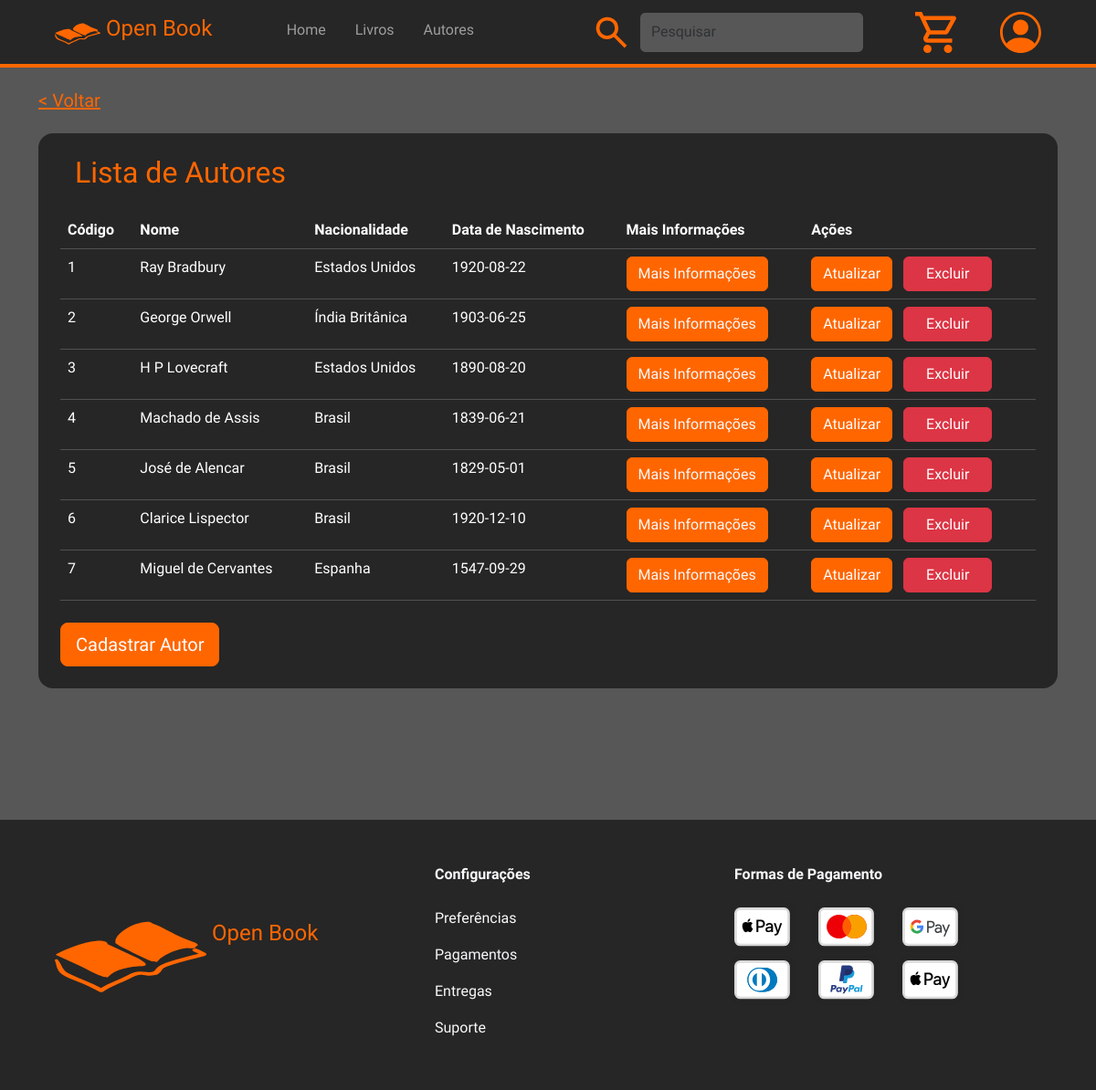
/views/tblAutor.php (signed in), run on the app's committed database.
### tables this page shows
CREATE TABLE `autor` (
  `cod_autor` int(11) NOT NULL,
  `nome_autor` varchar(60) NOT NULL,
  `biografia_autor` varchar(2000) NOT NULL,
  `data_nascimento_autor` date NOT NULL,
  `data_falecimento_autor` date DEFAULT NULL,
  `nacionalidade_autor` varchar(35) DEFAULT NULL
);

### connection/conexao.php (called while the page is built, shortened)
<?php
    class Conexao {
        private $host = "localhost";
        private $usuario = "root";
        private $senha = "";
        private $banco = "db_livraria";
        private $conexao;
        public function __construct() {
            $this->conexao = new mysqli($this->host, $this->usuario, $this->senha, $this->banco);
        }
        public function getConexao() {
            return $this->conexao;
        }
    }
?>

### controllers/autorController.php (called while the page is built, shortened)
<?php
require_once $_SERVER['DOCUMENT_ROOT'] . '/Projeto_Livraria_Web/src/models/autor.php';
class AutorController {
    private $autor;
    public function __construct() {
        $this->autor = new Autor();
    }
    public function listar(){
        return $this->autor->listar();
    }
}
?>

### models/autor.php (called while the page is built, shortened)
<?php
require_once $_SERVER['DOCUMENT_ROOT'] . '/Projeto_Livraria_Web/src/connection/conexao.php';
class Autor {
    private $conexao;
    public function __construct() {
        $this->conexao = new Conexao();
    }
    public function listar() {
        $sql = "SELECT * FROM autor";
        $stmt = $this->conexao->getConexao()->prepare($sql);
        $stmt->execute();
        $result = $stmt->get_result();
        $autores = [];
        while ($autor = $result->fetch_assoc()) {
            $autores[] = $autor;
        }
        return $autores;
    }
}
?>

### views/tblAutor.php (the view, shortened to what this page needs)
<?php
    require_once $_SERVER['DOCUMENT_ROOT'] . '/Projeto_Livraria_Web/src/controllers/autorController.php';
?>
<!DOCTYPE html>
<html lang="en">
<head>
    <link rel="stylesheet" href="../assets/scss/main.css">
</head>
<body class="background-dark-light">
    <?php require_once '../components/header.php'; ?>
    <div class="container w-100 mx-auto mt-4">
        <h5><a href="javascript:history.back()" class="link-warning">< Voltar</a></h5>
        <div class="border-warning bg-dark text-white mx-auto p-4 rounded-4 order-1 order-lg-2 mt-4 overflow-x-scroll">
            <h2 class="text-warning ms-md-3 mb-4">Lista de Autores</h2>
            <table class="table table-dark">
                <thead>
                    <tr>
                        <th>Código</th>
                        <th>Nome</th>
                        <th>Nacionalidade</th>
                        <th>Data de Nascimento</th>
                        <th>Mais Informações</th>
                        <th>Ações</th>
                    </tr>
                </thead>
                <tbody>
                    <?php
                        $autorController = new AutorController();
                        $autores = $autorController->listar();
                        foreach($autores as $autor) {
                    ?>
                        <tr>
                            <td><?php echo $autor['cod_autor'];?></td>
                            <td><?php echo $autor['nome_autor'];?></td>
                            <td><?php echo $autor['nacionalidade_autor'];?></td>
                            <td><?php echo $autor['data_nascimento_autor'];?></td>
                            <td>
                                <button onclick="exibirDescricao(<?php echo $autor['cod_autor']; ?>)" href="#" class="btn btn-warning text-light">Mais Informações</button>
                            </td>
                            <td>
                                <a href="<?php echo "formautorUpdDlt.php?acao=upd&codAutor=" . $autor['cod_autor'];?>" class="btn btn-warning text-white text-center me-2">Atualizar</a>
                                <a href="<?php echo "formautorUpdDlt.php?acao=dlt&codAutor=" . $autor['cod_autor'];?>" type="submit" class="btn btn-danger text-white text-center px-4">Excluir</a>
                            </td>
                        </tr>
                    <?php } ?>
                </tbody>
            </table>
            <a href="formAutorCrt.php?acao=crt" class="btn btn-warning btn-lg text-white mt-sm-2">Cadastrar Autor</a>
        </div>
    </div>
    <div class="w-100 mt-5 pt-5">
        <?php require_once '../components/footer.php'; ?>
    </div>
</body>
</html>

### data on the page
autor: cod_autor "1", nome_autor "Ray Bradbury", nacionalidade_autor "Estados Unidos", data_nascimento_autor "1920-08-22"
autor: cod_autor "2", nome_autor "George Orwell", nacionalidade_autor "Índia Britânica", data_nascimento_autor "1903-06-25"
autor: cod_autor "3", nome_autor "H P Lovecraft", nacionalidade_autor "Estados Unidos", data_nascimento_autor "1890-08-20"
autor: cod_autor "4", nome_autor "Machado de Assis", nacionalidade_autor "Brasil", data_nascimento_autor "1839-06-21"
autor: cod_autor "5", nome_autor "José de Alencar", nacionalidade_autor "Brasil", data_nascimento_autor "1829-05-01"
autor: cod_autor "6", nome_autor "Clarice Lispector", nacionalidade_autor "Brasil", data_nascimento_autor "1920-12-10"
autor: cod_autor "7", nome_autor "Miguel de Cervantes", nacionalidade_autor "Espanha", data_nascimento_autor "1547-09-29"
